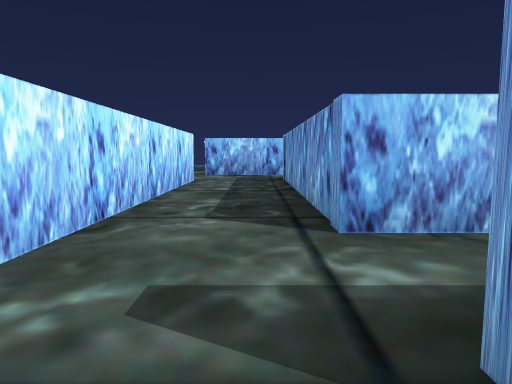
View 1 (above)

24 first-person views from a walk through a scene from a Unity 3-D project. The camera is 0.58 m above the floor, tilts 6° down and sees 70° across. The floor is counted in squares, 1 m on a side. Each view is taken from the middle of a square. On the plan, view 1 faces up. The plan holds only what a view shows up to about 10 squares ahead; the rest is blank. The place goes on beyond the plan. The player character is not drawn.

View 2
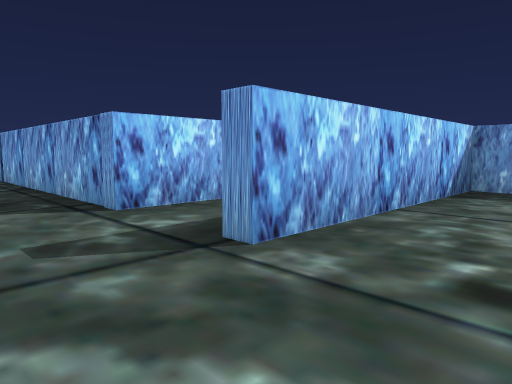

View 3
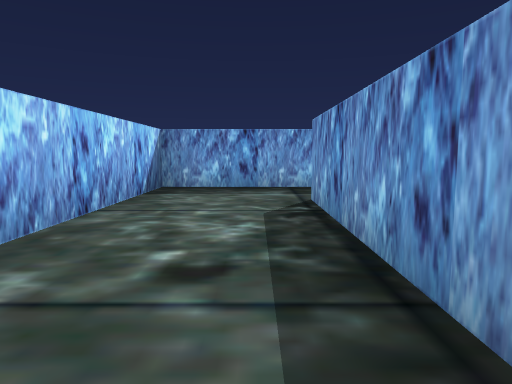

View 4
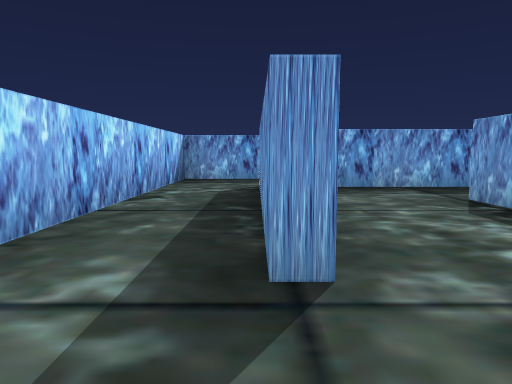

View 5
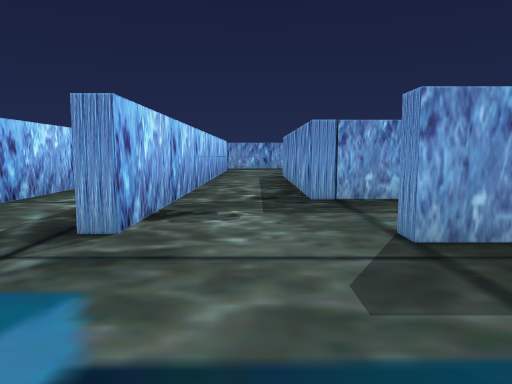

View 6
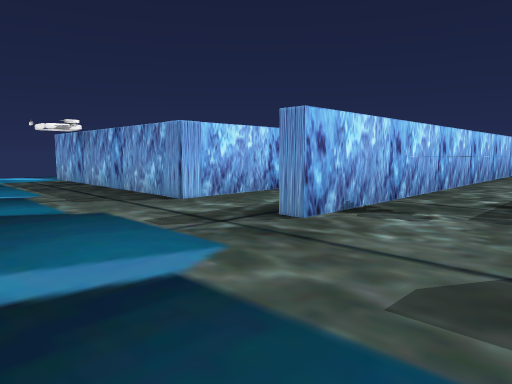

View 7
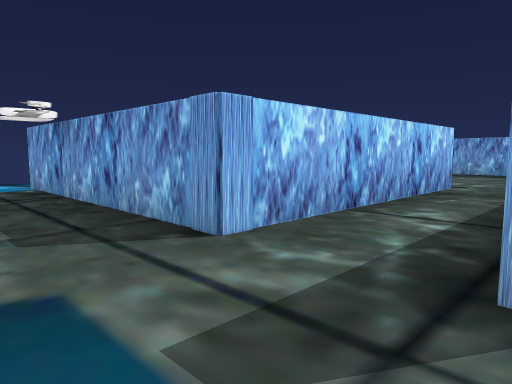

View 8
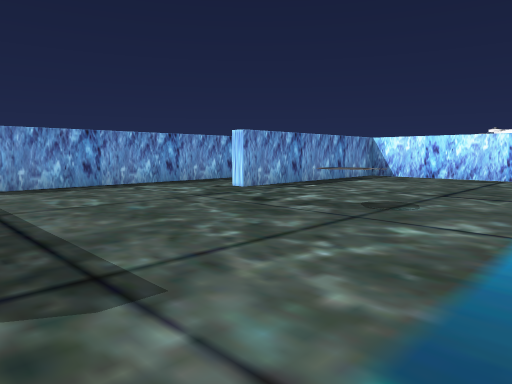

View 9
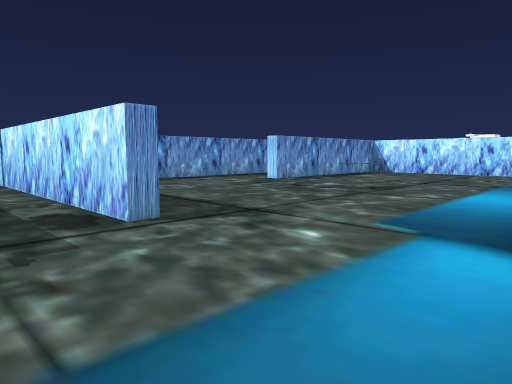

View 10
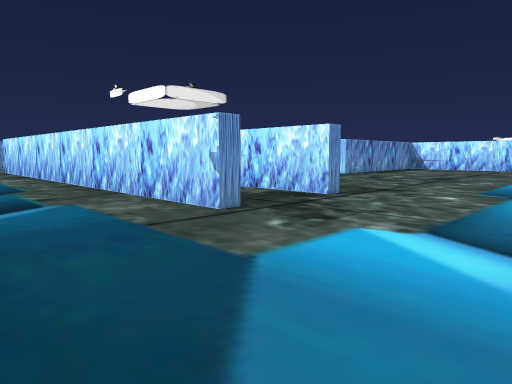

View 11
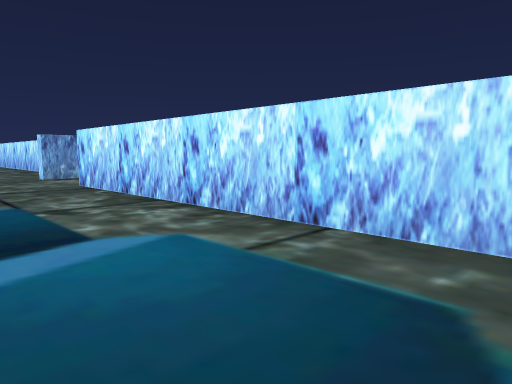

View 12
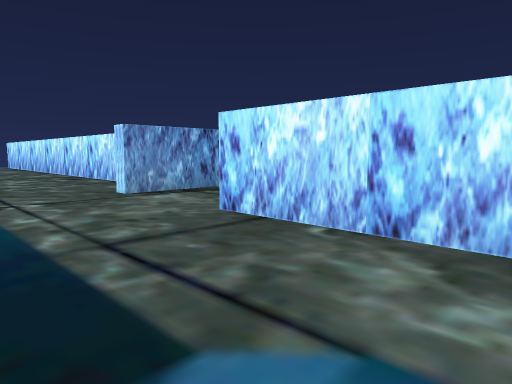

View 13
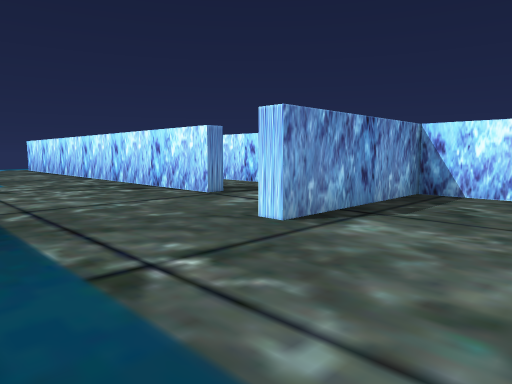

View 14
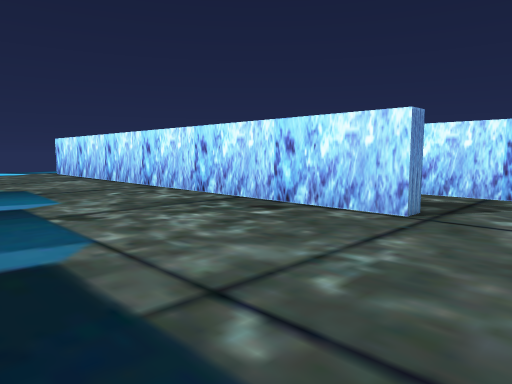

View 15
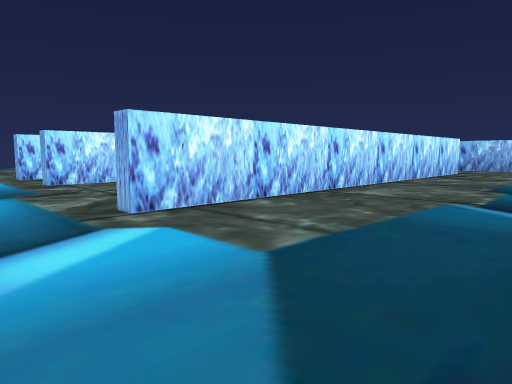

View 16
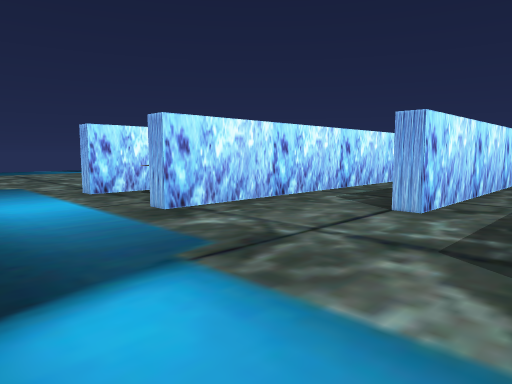

View 17
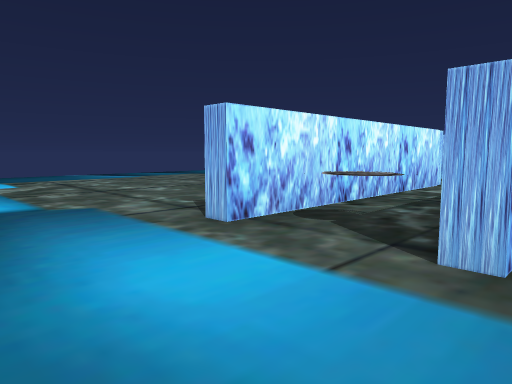

View 18
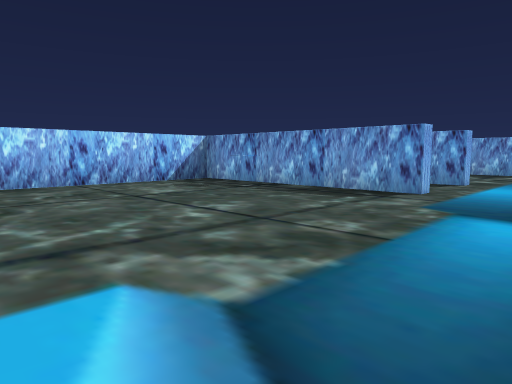

View 19
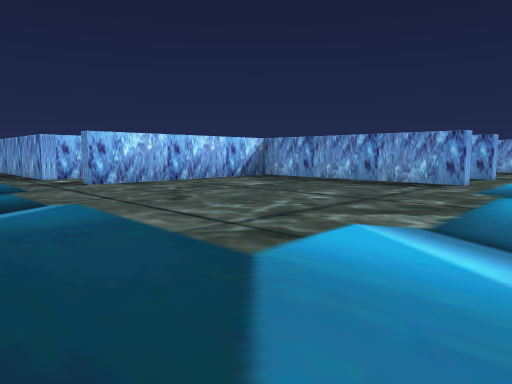

View 20
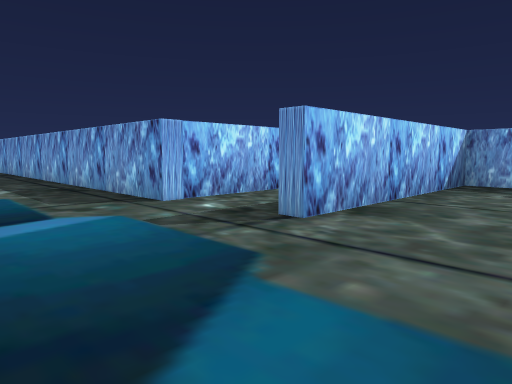

View 21
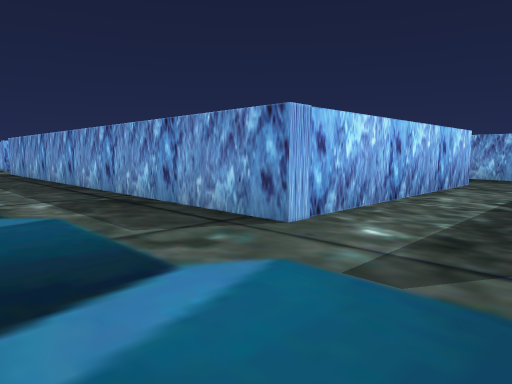

View 22
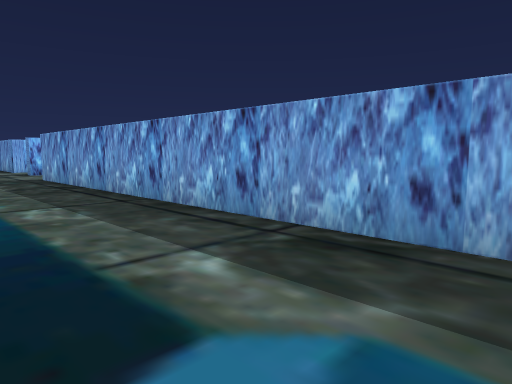

View 23
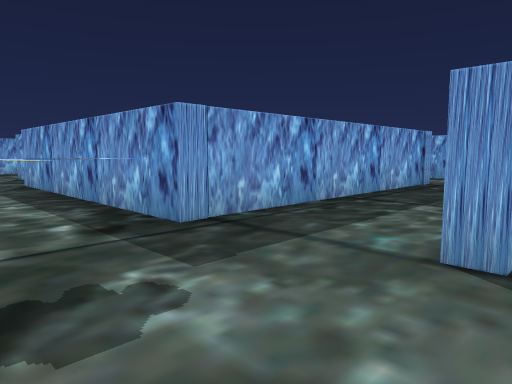

View 24
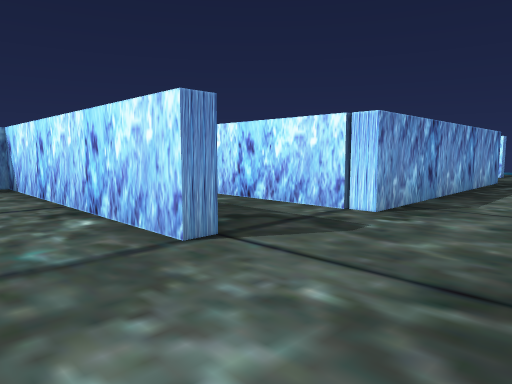

### Floor plan
Ten units are one square. View 1 is at (0, 0); x grows to the right and y downward. Boxes are objects, and circles mark ways between rooms. Rooms are numbered by the first view taken in them; rooms with no view inside come last. Other rooms are left out.
<svg viewBox="-21 -175 132 274">
<path fill="none" stroke="#000" d="M-1 17 36 17M54 28 54 -6 5 -6M73 -9 73 -26M76 -26 6 -26 6 -83 56 -83M5 -9 44 -9M76 -11 76 15M36 20 -16 20 -16 -80 -13 -80 -13 -19M92 -6 96 -6 96 94 92 94M94 -29 106 -29M56 36 56 90 54 90 54 84M76 34 76 74 72 74M55 -100 -14 -100 -14 -104M20 -103 69 -103M36 -120 -14 -120 -14 -170M83 -120 83 -130M37 90 34 90 34 40 -15 40M94 90 94 80M106 -151 106 -50M-11 -161 -11 -123 36 -123M86 -151 86 -101M56 -83 56 -58M72 -80 76 -80M72 -100 55 -100M76 -80 76 -26M75 -29 94 -29M37 36 37 90"/>
<circle cx="-5" cy="-10" r="3" fill="#2a7"/>
<circle cx="40" cy="20" r="3" fill="#2a7"/>
<circle cx="90" cy="-160" r="3" fill="#2a7"/>
<circle cx="50" cy="-90" r="3" fill="#2a7"/>
<circle cx="100" cy="-45" r="3" fill="#2a7"/>
<circle cx="30" cy="30" r="3" fill="#2a7"/>
<circle cx="70" cy="-85" r="3" fill="#2a7"/>
<circle cx="85" cy="-65" r="3" fill="#2a7"/>
<text x="20" y="10">1</text>
<text x="40" y="-20">2</text>
<text x="90" y="-110">3</text>
<text x="60" y="-70">4</text>
<text x="80" y="-60">5</text>
<text x="40" y="50">6</text>
</svg>
Room 1 opens to room 2. Room 1 opens to room 6. Room 2 opens to room 3. Room 2 opens to room 4. Room 2 opens to room 5. Room 2 opens to room 6. Room 3 opens to room 4. Room 3 opens to room 5.

Where each view was taken, in squares from view 1:
view 1: 0 up, 0 right, facing up
view 2: 1 down, 1 left, facing up-right
view 3: 1 down, 1 left, facing right
view 4: 1 up, 1 left, facing right
view 5: 9 up, 4 left, facing right
view 6: 8 up, 4 left, facing up-right
view 7: 10 up, 3 left, facing up-right
view 8: 17 up, 8 right, facing down-left
view 9: 18 up, 10 right, facing down-left
view 10: 18 up, 13 right, facing down-left
view 11: 12 up, 13 right, facing down-left
view 12: 8 up, 13 right, facing down-left
view 13: 5 up, 13 right, facing down-left
view 14: 2 up, 13 right, facing down-left
view 15: 11 down, 13 right, facing up-left
view 16: 11 down, 9 right, facing up-left
view 17: 11 down, 6 right, facing up-left
view 18: 11 down, 2 left, facing up-right
view 19: 11 down, 4 left, facing up-right
view 20: 6 down, 4 left, facing up-right
view 21: 4 down, 4 left, facing up-right
view 22: 1 down, 4 left, facing up-right
view 23: 10 up, 2 left, facing down-right
view 24: 10 up, 9 right, facing down-left
